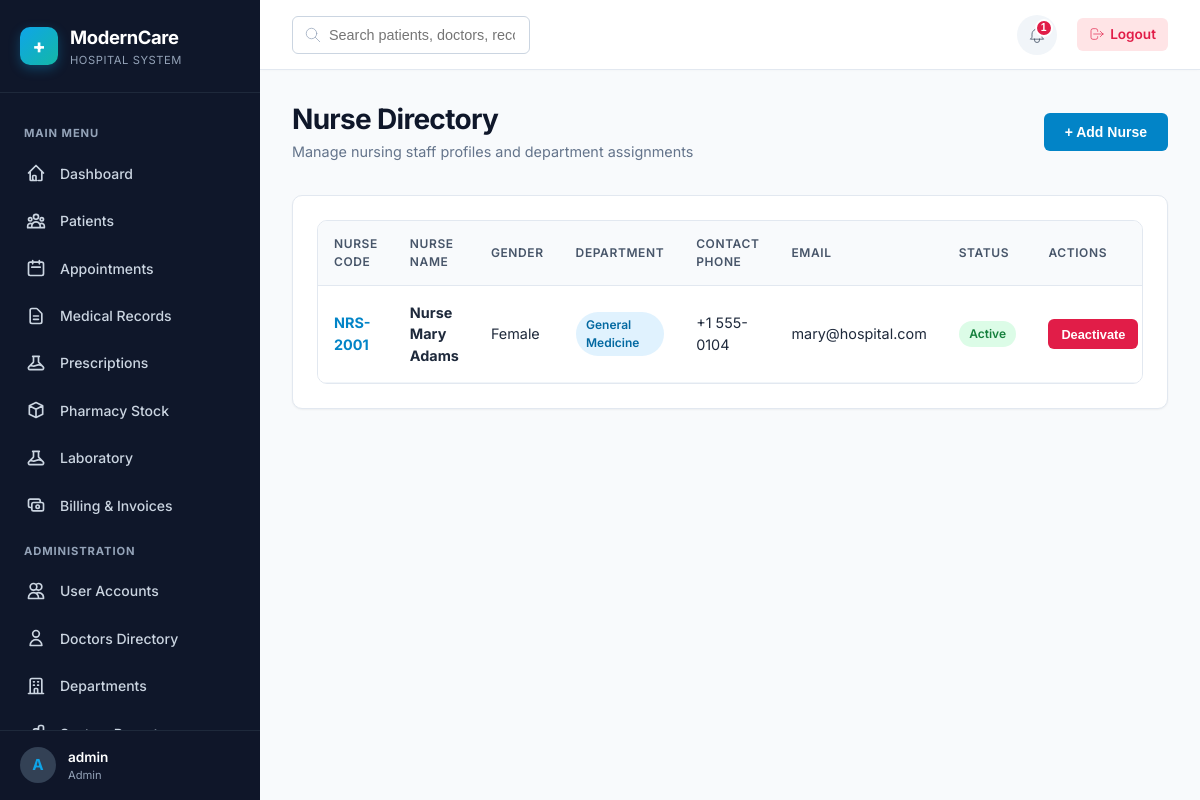
The page /admin/nurses.php (signed in) on the database its author committed.
### tables this page shows
CREATE TABLE `notifications` (
    `id` INT AUTO_INCREMENT PRIMARY KEY,
    `user_id` INT NOT NULL,
    `title` VARCHAR(150) NOT NULL,
    `message` TEXT NOT NULL,
    `type` ENUM('Info', 'Warning', 'Success', 'Danger') DEFAULT 'Info',
    `is_read` TINYINT(1) DEFAULT 0,
    `link` VARCHAR(255) NULL,
    `created_at` DATETIME DEFAULT CURRENT_TIMESTAMP,
    FOREIGN KEY (`user_id`) REFERENCES `users`(`id`) ON DELETE CASCADE
);

CREATE TABLE `nurses` (
    `id` INT AUTO_INCREMENT PRIMARY KEY,
    `user_id` INT NULL,
    `department_id` INT NOT NULL,
    `nurse_number` VARCHAR(30) NOT NULL UNIQUE,
    `first_name` VARCHAR(50) NOT NULL,
    `last_name` VARCHAR(50) NOT NULL,
    `gender` ENUM('Male', 'Female', 'Other') NOT NULL,
    `phone` VARCHAR(20) NOT NULL,
    `email` VARCHAR(100) NOT NULL,
    `status` ENUM('Active', 'Inactive') DEFAULT 'Active',
    `created_at` DATETIME DEFAULT CURRENT_TIMESTAMP,
    FOREIGN KEY (`user_id`) REFERENCES `users`(`id`) ON DELETE SET NULL,
    FOREIGN KEY (`department_id`) REFERENCES `departments`(`id`) ON DELETE RESTRICT
);

CREATE TABLE `departments` (
    `id` INT AUTO_INCREMENT PRIMARY KEY,
    `name` VARCHAR(100) NOT NULL UNIQUE,
    `code` VARCHAR(20) NOT NULL UNIQUE,
    `description` TEXT NULL,
    `status` ENUM('Active', 'Inactive') DEFAULT 'Active',
    `created_at` DATETIME DEFAULT CURRENT_TIMESTAMP
);

### includes/functions.php (called while the page is built, shortened)
<?php
function escape(?string $string): string {
    return htmlspecialchars($string ?? '', ENT_QUOTES, 'UTF-8');
}

### admin/nurses.php (the view, shortened to what this page needs)
<?php
$baseUrl   = '../';
require_once __DIR__ . '/../includes/header.php';
require_once __DIR__ . '/../includes/sidebar.php';
$db = Database::getInstance();
$nurses = $db->query("
    SELECT n.*, d.name AS department_name
    FROM nurses n
    JOIN departments d ON n.department_id = d.id
    ORDER BY n.first_name ASC
")->fetchAll();
?>
<div class="main-content">
    <?php require_once __DIR__ . '/../includes/navbar.php'; ?>
    <main class="content-body">
        <div class="page-header">
            <div>
                <h1 class="page-title">Nurse Directory</h1>
                <div class="page-subtitle">Manage nursing staff profiles and department assignments</div>
            </div>
            <button class="btn btn-primary" onclick="openModal('add-nurse-modal')">+ Add Nurse</button>
        </div>
        <div class="card">
            <div class="table-responsive">
                <table class="table">
                    <thead>
                        <tr>
                            <th>Nurse Code</th>
                            <th>Nurse Name</th>
                            <th>Gender</th>
                            <th>Department</th>
                            <th>Contact Phone</th>
                            <th>Email</th>
                            <th>Status</th>
                            <th>Actions</th>
                        </tr>
                    </thead>
                    <tbody>
                        <?php foreach ($nurses as $n): ?>
                            <tr>
                                <td><strong style="color:var(--primary-600);"><?= escape($n['nurse_number']) ?></strong></td>
                                <td><strong>Nurse <?= escape($n['first_name'] . ' ' . $n['last_name']) ?></strong></td>
                                <td><?= escape($n['gender']) ?></td>
                                <td><span class="badge badge-info"><?= escape($n['department_name']) ?></span></td>
                                <td><?= escape($n['phone']) ?></td>
                                <td><?= escape($n['email']) ?></td>
                                <td><span class="badge badge-<?= strtolower($n['status']) ?>"><?= escape($n['status']) ?></span></td>
                                <td>
                                    <form method="POST" action="nurses.php" style="display:inline;">
                                        <button type="submit" class="btn btn-sm <?= $n['status'] === 'Active' ? 'btn-danger' : 'btn-success' ?>">
                                            <?= $n['status'] === 'Active' ? 'Deactivate' : 'Activate' ?>
                                        </button>
                                    </form>
                                </td>
                            </tr>
                        <?php endforeach; ?>
                    </tbody>
                </table>
            </div>
        </div>
    </main>
<?php require_once __DIR__ . '/../includes/footer.php'; ?>

### includes/navbar.php (shortened to what this page needs)
<?php
$user = current_user();
$baseUrl = $baseUrl ?? '../';
$notifications = [];
try {
    $db = Database::getInstance();
    $stmt = $db->prepare("SELECT * FROM notifications WHERE user_id = :uid ORDER BY created_at DESC LIMIT 5");
    $stmt->execute([':uid' => $user['id']]);
    $notifications = $stmt->fetchAll();
} catch (Exception $e) {
    error_log("Navbar Notification Error: " . $e->getMessage());
}
$unreadCount = count(array_filter($notifications, fn($n) => $n['is_read'] == 0));
?>
<header class="navbar">
    <div class="navbar-left">
        <div class="search-box">
            <svg fill="none" stroke="currentColor" viewBox="0 0 24 24"><path stroke-linecap="round" stroke-linejoin="round" d="M21 21l-6-6m2-5a7 7 0 11-14 0 7 7 0 0114 0z"/></svg>
            <input type="text" class="form-control" placeholder="Search patients, doctors, records...">
        </div>
    </div>
    <div class="navbar-right">
        <div class="notif-wrapper">
            <button id="notif-dropdown-btn" class="notif-btn" aria-label="Notifications">
                <?php if ($unreadCount > 0): ?>
                    <span class="notif-badge"><?= $unreadCount ?></span>
                <?php endif; ?>
            </button>
        </div>
        <a href="<?= $baseUrl ?>auth/logout.php" class="logout-link">
            <svg width="16" height="16" fill="none" stroke="currentColor" viewBox="0 0 24 24"><path stroke-linecap="round" stroke-linejoin="round" d="M17 16l4-4m0 0l-4-4m4 4H7m6 4v1a3 3 0 01-3 3H6a3 3 0 01-3-3V7a3 3 0 013-3h4a3 3 0 013 3v1"/></svg>
            Logout
        </a>
    </div>
</header>

### assets/css/style.css (style rules this page uses)
:root { --primary-50: #f0f9ff; --primary-100: #e0f2fe; --primary-500: #0ea5e9; --primary-600: #0284c7; --primary-700: #0369a1; --primary-900: #0c4a6e; --teal-500: #14b8a6; --teal-600: #0d9488; --emerald-500: #10b981; --emerald-600: #059669; --amber-500: #f59e0b; --rose-500: #f43f5e; --rose-600: #e11d48; --slate-50: #f8fafc; --slate-100: #f1f5f9; --slate-200: #e2e8f0; --slate-300: #cbd5e1; --slate-400: #94a3b8; --slate-500: #64748b; --slate-600: #475569; --slate-700: #334155; --slate-800: #1e293b; --slate-900: #0f172a; --bg-main: #f8fafc; --card-bg: #ffffff; --text-main: #1e293b; --text-muted: #64748b; --border-color: #e2e8f0; --shadow-sm: 0 1px 2px 0 rgba(0, 0, 0, 0.05); --shadow-md: 0 4px 6px -1px rgba(0, 0, 0, 0.1), 0 2px 4px -1px rgba(0, 0, 0, 0.06); --shadow-lg: 0 10px 15px -3px rgba(0, 0, 0, 0.1), 0 4px 6px -2px rgba(0, 0, 0, 0.05); --shadow-xl: 0 20px 25px -5px rgba(0, 0, 0, 0.1), 0 10px 10px -5px rgba(0, 0, 0, 0.04); --radius-sm: 6px; --radius-md: 10px; --radius-lg: 16px; --radius-full: 9999px; --transition: all 0.25s cubic-bezier(0.4, 0, 0.2, 1); --sidebar-width: 260px; --navbar-height: 70px; }
*, *::before, *::after { box-sizing: border-box; margin: 0; padding: 0; }
body { font-family: 'Inter', system-ui, -apple-system, BlinkMacSystemFont, "Segoe UI", Roboto, sans-serif; background-color: var(--bg-main); color: var(--text-main); line-height: 1.5; font-size: 0.95rem; overflow-x: hidden; -webkit-font-smoothing: antialiased; }
.main-content { flex: 1; margin-left: var(--sidebar-width); display: flex; flex-direction: column; min-width: 0; transition: var(--transition); }
.content-body { padding: 2rem; flex: 1; }
h1, h2, h3, h4, h5, h6 { color: var(--slate-900); font-weight: 700; line-height: 1.25; }
.page-header { display: flex; justify-content: space-between; align-items: center; margin-bottom: 2rem; flex-wrap: wrap; gap: 1rem; }
.page-title { font-size: 1.75rem; letter-spacing: -0.025em; color: var(--slate-900); }
.page-subtitle { color: var(--slate-500); font-size: 0.9rem; margin-top: 0.25rem; }
.card { background: var(--card-bg); border-radius: var(--radius-md); border: 1px solid var(--border-color); box-shadow: var(--shadow-sm); padding: 1.5rem; margin-bottom: 1.5rem; transition: var(--transition); }
.btn { display: inline-flex; align-items: center; justify-content: center; gap: 0.5rem; padding: 0.625rem 1.25rem; font-size: 0.875rem; font-weight: 600; border-radius: var(--radius-sm); border: 1px solid transparent; cursor: pointer; transition: var(--transition); text-decoration: none; white-space: nowrap; }
.btn-primary { background-color: var(--primary-600); color: #ffffff; }
.btn-danger { background-color: var(--rose-600); color: #ffffff; }
.btn-sm { padding: 0.4rem 0.75rem; font-size: 0.8rem; }
.badge { display: inline-flex; align-items: center; padding: 0.25rem 0.65rem; font-size: 0.75rem; font-weight: 600; border-radius: var(--radius-full); text-transform: capitalize; }
.badge-active, .badge-completed, .badge-paid, .badge-confirmed, .badge-normal { background-color: #dcfce7; color: #15803d; }
.badge-info, .badge-requested, .badge-dispensed { background-color: var(--primary-100); color: var(--primary-700); }
.form-control, .form-select, textarea.form-control { width: 100%; padding: 0.625rem 0.875rem; font-size: 0.9rem; color: var(--slate-800); background-color: #ffffff; border: 1px solid var(--slate-300); border-radius: var(--radius-sm); transition: var(--transition); outline: none; }
.table-responsive { width: 100%; overflow-x: auto; border-radius: var(--radius-md); border: 1px solid var(--border-color); background: white; }
.table { width: 100%; border-collapse: collapse; text-align: left; font-size: 0.9rem; }
.table th { background-color: var(--slate-50); color: var(--slate-600); font-weight: 600; padding: 0.875rem 1rem; border-bottom: 1px solid var(--slate-200); text-transform: uppercase; font-size: 0.75rem; letter-spacing: 0.05em; }
.table td { padding: 1rem; border-bottom: 1px solid var(--slate-100); color: var(--slate-800); vertical-align: middle; }
.search-box { position: relative; max-width: 320px; }
.search-box input { padding-left: 2.25rem; }
.search-box svg { position: absolute; left: 0.75rem; top: 50%; transform: translateY(-50%); color: var(--slate-400); width: 18px; height: 18px; }

### rows shown on the page
notifications: is_read "1"
nurses: nurse_number "NRS-2001", first_name+last_name "Mary Adams", gender "Female", department.name "General Medicine", phone "+1 555-0104", email "mary@hospital.com", status "Active", shows "Deactivate"

### other values the page prints
substr($user['username'] ?? 'U', 0, 1) "A"
$user['full_name'] "admin"
$role "Admin"
